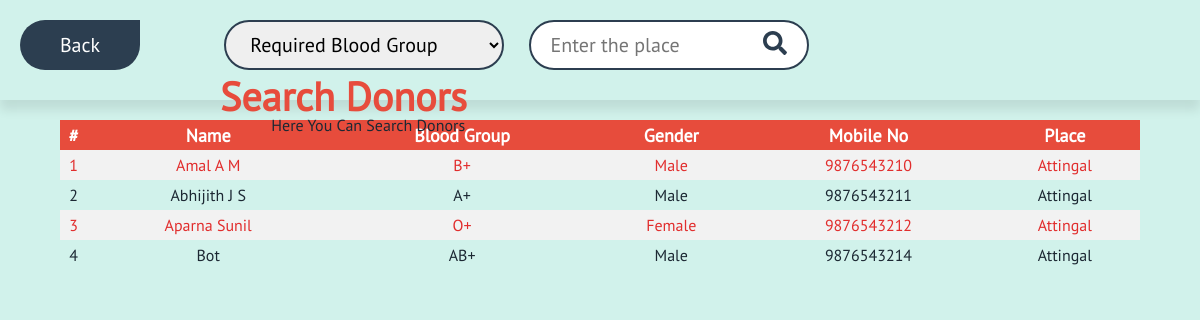
The page /search_blood.php on the database its author committed.
### tables this page shows
CREATE TABLE `tbl_donors` (
  `DONORS_ID` int(11) NOT NULL,
  `PHOTO` varchar(500) NOT NULL,
  `NAME` varchar(30) NOT NULL,
  `MAIL` varchar(100) NOT NULL,
  `DOB` varchar(15) NOT NULL,
  `LIC_NO` varchar(20) NOT NULL,
  `GENDER` varchar(20) NOT NULL,
  `BLOOD_GROUP` varchar(5) NOT NULL,
  `MOBILE_NO` bigint(20) NOT NULL,
  `PLACE` varchar(50) NOT NULL,
  `LOGS` datetime NOT NULL,
  `Timestamp` datetime NOT NULL,
  `LOCATOR` int(10) DEFAULT NULL,
  `STATUS` int(11) NOT NULL,
  `Endstamp` datetime NOT NULL
);

### search_blood.php (the view, shortened to what this page needs)
<?php
	$sql = "SELECT * FROM `tbl_donors` WHERE STATUS = 0";
?>
<!DOCTYPE html>
<html>
<head>
	<link rel="stylesheet" type="text/css" href="assets/css/all.css">
	<link rel="stylesheet" type="text/css" href="assets/css/search.css">
</head>
<body>
	<header>
		<a href="index.php">
			<button class="btn-back">
				Back
			</button>
		</a>
		<form action="" method="post">
		<select name="group" class="box-select">
			<option>Required Blood Group</option>
		</select>
		<input type="text" name="place" placeholder="Enter the place">
		<label for="submit"><i class="fas fa-search"></i></label>
		</form>
		<h2>Search Donors</h2>
		<p class="p">Here You Can Search Donors</p>
	</header>
		<?php
			require_once 'connection.php';
			if (isset($_POST['submit']))
			{
				$bloodKey = $_POST['group'];
				$searchKey = $_POST['place'];
				$sql = "SELECT * FROM tbl_donors WHERE  BLOOD_GROUP LIKE '$bloodKey' AND PLACE LIKE '%$searchKey' AND STATUS = 1";
			}
			else
			{
				$sql = "SELECT * FROM tbl_donors WHERE STATUS = 1";
			}
			$result = mysqli_query($conn,$sql);
		?>
		<center>
		<table>
			<tr class="head">
				<th>#</th>
				<th>Name</th>
				<th>Blood Group</th>
				<th>Gender</th>
				<th>Mobile No</th>
				<th>Place</th>
			</tr>
			<?php
				$sn = 1;
				while ($row = mysqli_fetch_assoc($result))
				{
					echo "<tr>";
						echo "<td>$sn</td>";
						echo "<td>".$row['NAME']."</td>";
						echo "<td>".$row['BLOOD_GROUP']."</td>";
						echo "<td>".$row['GENDER']."</td>";
						echo "<td>".$row['MOBILE_NO']."</td>";
						echo "<td>".$row['PLACE']."</td>";
					echo "</tr>";
					$sn++;
				}
			?>
		</table>
		</center>
</body>
</html>

### assets/css/all.css (style rules this page uses)
.fa-search:before { content: "\f002"; }

### assets/css/search.css (style rules this page uses)
* { margin: 0; padding: 0; box-sizing: border-box; font-family: my_PTSans; }
body { background-color: #D1F2EB; color: #1C2833; }
header { display: block; height: 100px; box-shadow: 0 10px 10px rgba(0,0,0,0.09); }
header .btn-back { width: 120px; height: 50px; margin-top: 20px; margin-left: 20px; background-color: #2c3e50; color: #fff; font-size: 20px; border: none; outline: none; cursor: pointer; border-radius: 30px 0px 30px 30px; }
header a { text-decoration: none; }
header form { display: inline; }
header .box-select { width: 280px; height: 50px; margin-top: 20px; margin-left: 80px; border:2px solid #2c3e50; color: #000; font-size: 20px; outline: none; cursor: pointer; border-radius: 30px; padding: 8px 20px; }
header input[type='text'] { width: 280px; height: 50px; margin-top: 20px; margin-left: 20px; border:2px solid #2c3e50; color: #000; font-size: 20px; outline: none; border-radius: 30px; padding: 8px 20px; }
header label { font-size: 24px; color: #2c3e50; position: relative; right: 50px; cursor: pointer; }
header h2 { display: inline; font-size: 40px; margin-left: 220px; color: #e74c3c; }
header .p { display: inline; position: relative; top: 20px; right: 200px; }
table { width: 90%; margin-top: 20px; text-align: center; border-collapse: collapse; }
table .head { background-color: #e74c3c; color: #fff; height: 50px; font-size: 18px; }
tr:nth-child(even) { background-color: #f2f2f2; color: #E12D2D; height: 30px; }
tr:nth-child(odd) { height: 30px; }

### rows shown on the page
tbl_donors: NAME "Amal A M", BLOOD_GROUP "B+", GENDER "Male", MOBILE_NO "9876543210", PLACE "Attingal"
tbl_donors: NAME "Abhijith J S", BLOOD_GROUP "A+", GENDER "Male", MOBILE_NO "9876543211", PLACE "Attingal"
tbl_donors: NAME "Aparna Sunil", BLOOD_GROUP "O+", GENDER "Female", MOBILE_NO "9876543212", PLACE "Attingal"
tbl_donors: NAME "Bot", BLOOD_GROUP "AB+", GENDER "Male", MOBILE_NO "9876543214", PLACE "Attingal"
